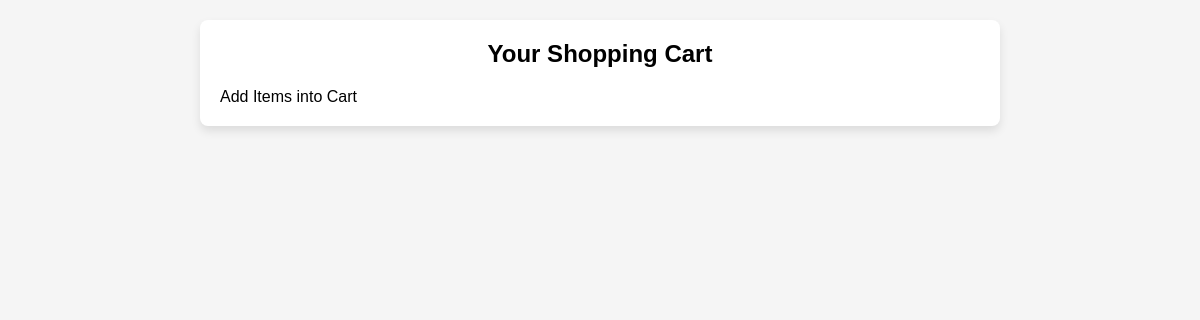
Page /cart (signed in) on the earlier database version.
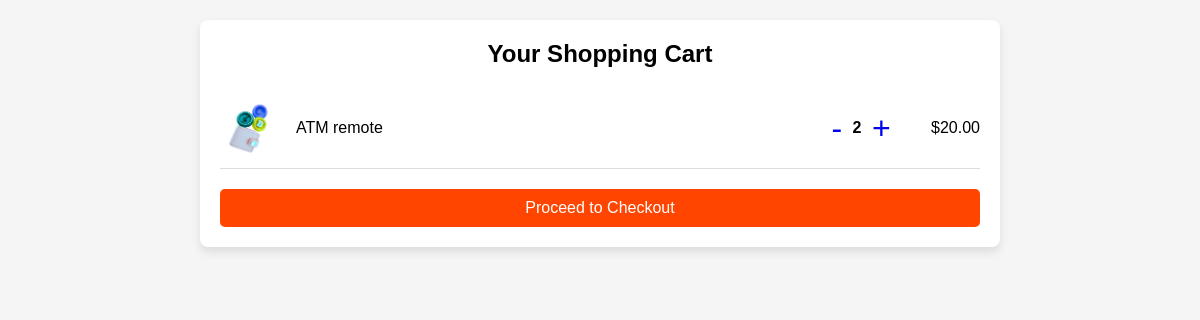
Same page on the later database version.
### myapp/models.py (models this page shows)
class CartItem(models.Model):
    cart = models.ForeignKey(Cart, on_delete=models.CASCADE)
    product = models.ForeignKey(Products, on_delete=models.CASCADE)
    quantity = models.PositiveIntegerField(default=1)

class Products(models.Model):
    name = models.CharField(max_length=255)
    description = models.TextField()
    price = models.DecimalField(max_digits=10, decimal_places=2)
    category = models.ForeignKey(Category, on_delete=models.CASCADE)
    image = models.ImageField(upload_to='static/')
    class Meta:
      ordering = ['-id']

### myapp/views.py (the view)
# urls.py: path("cart", views.cart, name="cart"),
@login_required
def cart(request):
  if not request.user.is_authenticated:
        return redirect(reverse('login'))
  else:
    user = request.user
    cart = Cart.objects.get(user=user)
    cart_items = CartItem.objects.filter(cart=cart)
    length = CartItem.objects.all()
    return render(request, 'cart_data.html', {'cart': cart, 'cart_items': cart_items,"length":len(length)})

### templates/cart_data.html (shortened to what this page needs)
<!DOCTYPE html>
<html lang="en">
<head>
    <link rel="stylesheet" href="https://cdnjs.cloudflare.com/ajax/libs/font-awesome/5.15.3/css/all.min.css">
</head>
<body>
    <div class="cart-container">
        <h2>Your Shopping Cart</h2>
        {% if cart_items %}
          {% for data in cart_items %}
            <div class="cart-items">
                  <div class="cart-item">
                     <div class="product-container">
                        <img src={{ data.product.image.url }} alt="Product">
                        <p class="product-name">{{data.product.name}}</p>
                     </div>
                     <div class="cart-controls">
                        <a class="decrement" href="/descrease/{{data.id}}">-</a>
                        <span class="quantity">{{data.quantity}}</span>
                        <a class="increment" href="/increase/{{data.id}}">+</a>
                     </div>
                     <p>$20.00</p>
                  </div>
            </div>
            {% endfor %}
            <a href="/place" class="checkout-btn">Proceed to Checkout</a>
        {% else %}
          <div>
            <p>Add Items into Cart</p>
          </div>
        {% endif %}
    </div>
</body>
</html>

### templates/cart_data.html (style rules this page uses)
* { margin: 0; padding: 0; box-sizing: border-box; font-family: Arial, sans-serif; }
body { background: #f5f5f5; padding: 20px; }
.cart-container { max-width: 800px; margin: auto; background: white; padding: 20px; border-radius: 8px; box-shadow: 0px 5px 10px rgba(0, 0, 0, 0.1); }
h2 { text-align: center; margin-bottom: 20px; }
.cart-item img { width: 60px; height: 60px; object-fit: cover; border-radius: 5px; }
.checkout-btn { display: block; width: 100%; padding: 10px; margin-top: 20px; background: #ff4500; color: white; text-align: center; text-decoration: none; border: none; border-radius: 5px; cursor: pointer; }
.cart-item { display: flex; align-items: center; justify-content: space-between; border-bottom: 1px solid #ddd; padding: 10px 0; gap: 20px; }
.product-container { display: flex; align-items: center; flex: 1; }
.product-name { position: relative; left: 1rem; min-width: 180px; max-width: 180px; text-overflow: ellipsis; white-space: nowrap; overflow: hidden; }
.cart-controls { display: flex; align-items: center; justify-content: center; min-width: 100px; }
.cart-controls span { font-size: 16px; font-weight: bold; text-align: center; min-width: 30px; }
.decrement, .increment { text-decoration: none; font-size: 2rem; }

Differences in the rows shown:
added CartItem: product.image (picture), product.name "ATM remote", quantity "2"
Other differences:
text no longer shown: "Add Items into Cart"
text now shown: "Proceed to Checkout"
